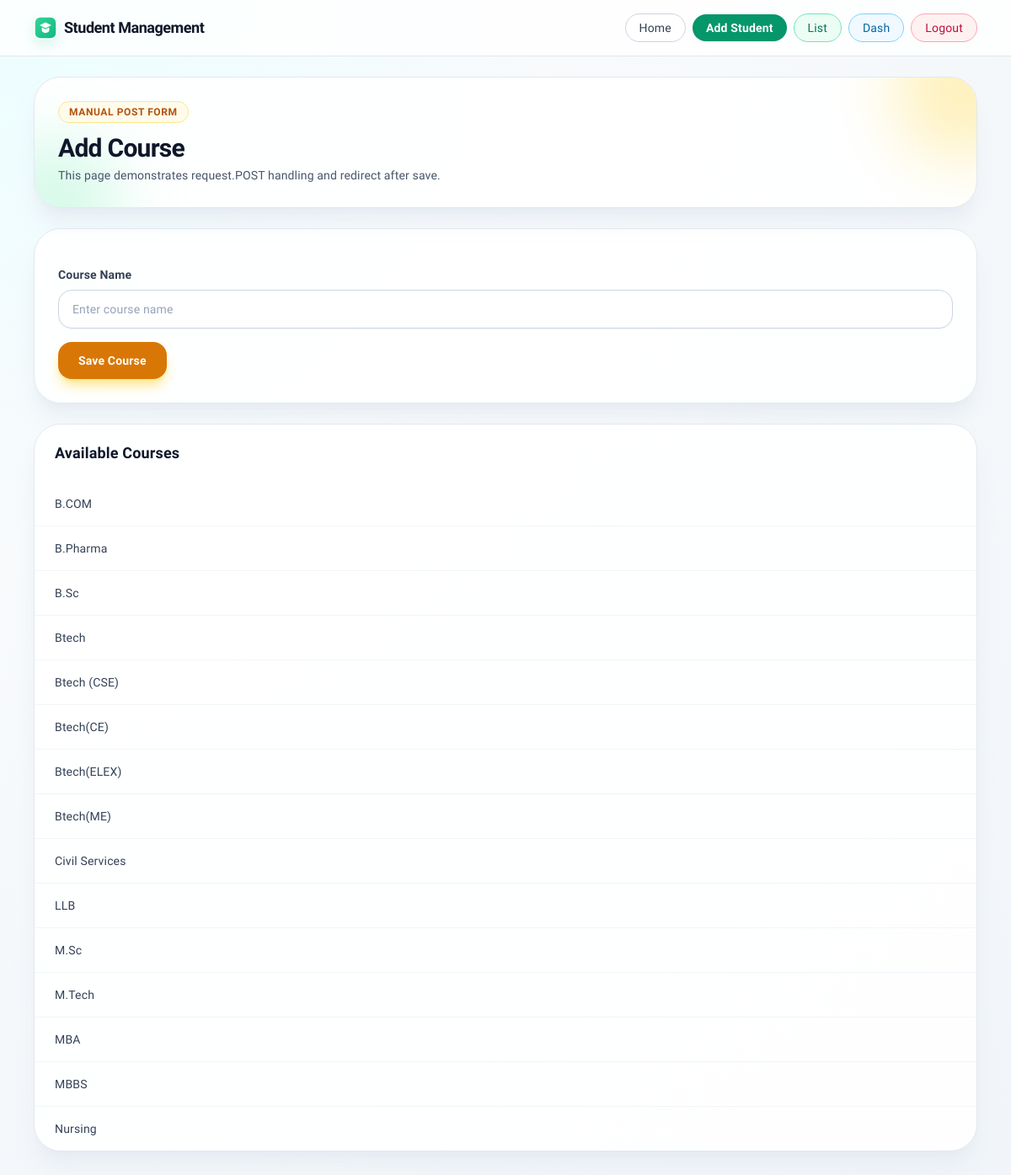
The page /courses/add/ (signed in) on the database as committed earlier.
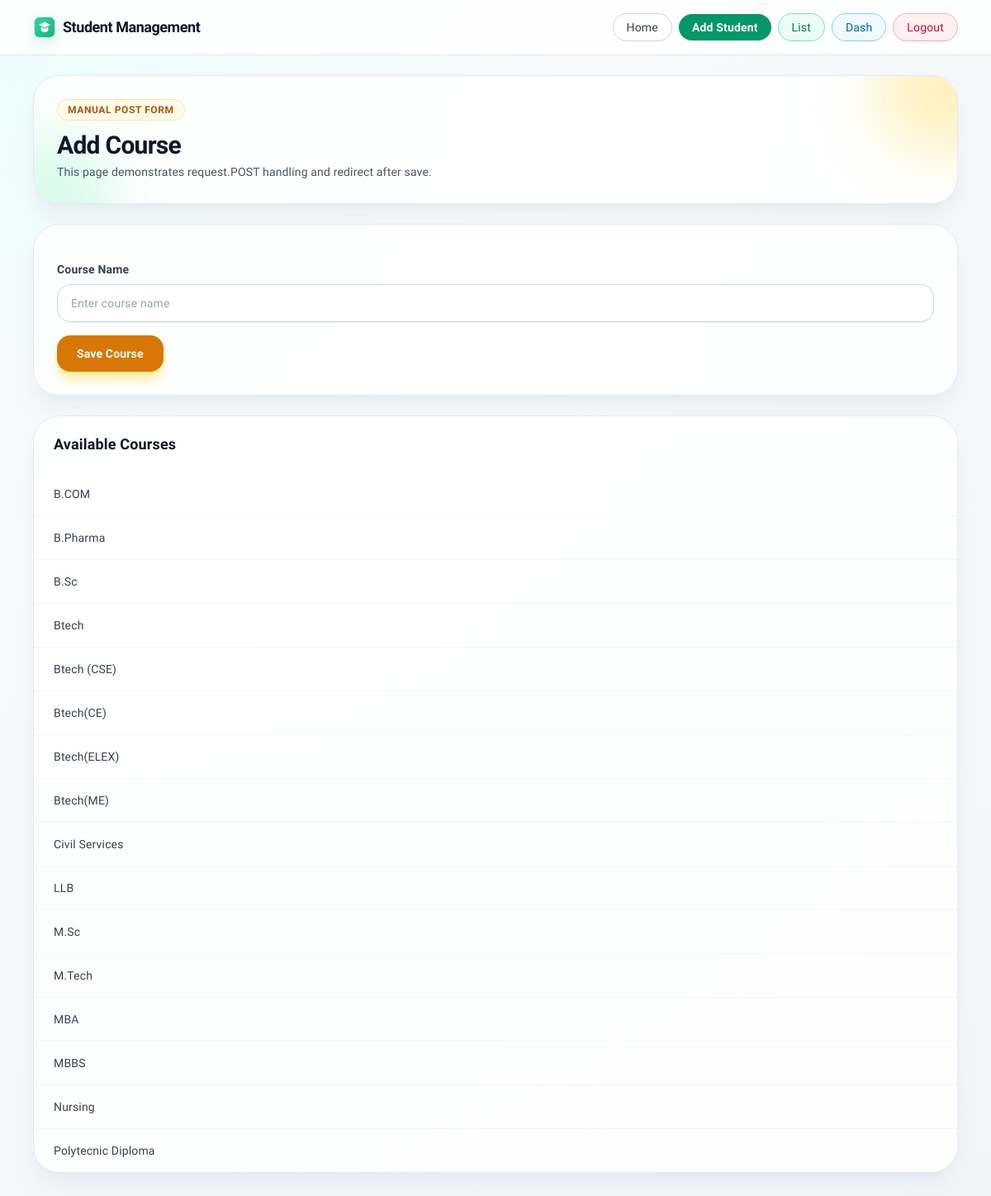
The same page on the database as committed later.
### students/models.py (models this page shows, shortened)
class Course(models.Model):
    name = models.CharField(max_length=100)

### students/views.py (the view, shortened to what this page needs)
# urls.py: path('courses/add/', views.add_course, name='add_course'),
@login_required
def add_course(request):
    return render(
        request,
        "add_course.html",
        {"courses": Course.objects.all().order_by("name")},
    )

### students/templates/add_course.html (shortened to what this page needs)
{% extends "base.html" %}
{% block content %}
<section class="space-y-6">
    <div class="relative overflow-hidden rounded-[2rem] border border-slate-200 bg-white/90 p-7 shadow-xl shadow-slate-200/70">
        <div class="pointer-events-none absolute -right-16 -top-16 h-40 w-40 rounded-full bg-amber-200/60 blur-2xl"></div>
        <div class="pointer-events-none absolute -bottom-16 -left-12 h-36 w-36 rounded-full bg-emerald-200/50 blur-2xl"></div>
        <div class="relative">
            <span class="inline-block rounded-full border border-amber-200 bg-amber-50 px-3 py-1 text-xs font-semibold uppercase tracking-wider text-amber-700">Manual POST Form</span>
            <h1 class="mt-3 text-3xl font-extrabold tracking-tight text-slate-900">Add Course</h1>
            <p class="mt-1 text-sm text-slate-600">This page demonstrates request.POST handling and redirect after save.</p>
        </div>
    </div>
    <div class="overflow-hidden rounded-[2rem] border border-slate-200 bg-white/90 p-7 shadow-xl shadow-slate-200/70">
        <form method="POST" class="space-y-4" novalidate>
            <div>
                <label for="id_name" class="mb-2 block text-sm font-semibold text-slate-700">Course Name</label>
                <input
                    type="text"
                    id="id_name"
                    name="name"
                    placeholder="Enter course name"
                    class="w-full rounded-2xl border border-slate-300 bg-white/90 px-4 py-3 text-sm font-medium text-slate-800 shadow-sm outline-none transition placeholder:text-slate-400 focus:border-amber-500 focus:ring-4 focus:ring-amber-100"
                    required
                >
            </div>
            <button type="submit" class="rounded-2xl bg-amber-600 px-6 py-3 text-sm font-bold text-white shadow-lg shadow-amber-200 transition hover:bg-amber-700">
                Save Course
            </button>
        </form>
    </div>
    <div class="overflow-hidden rounded-[2rem] border border-slate-200 bg-white/90 shadow-xl shadow-slate-200/70">
        <div class="px-6 py-5">
            <h2 class="text-lg font-bold text-slate-900">Available Courses</h2>
        </div>
        <ul class="divide-y divide-slate-100">
            {% for course in courses %}
            <li class="px-6 py-4 text-sm font-medium text-slate-700">{{ course.name }}</li>
            {% empty %}
            <li class="px-6 py-6 text-sm text-slate-500">No courses added yet.</li>
            {% endfor %}
        </ul>
    </div>
</section>
{% endblock %}

Rows that differ between the two databases and show on the page:
added Course: name "Polytecnic Diploma"
